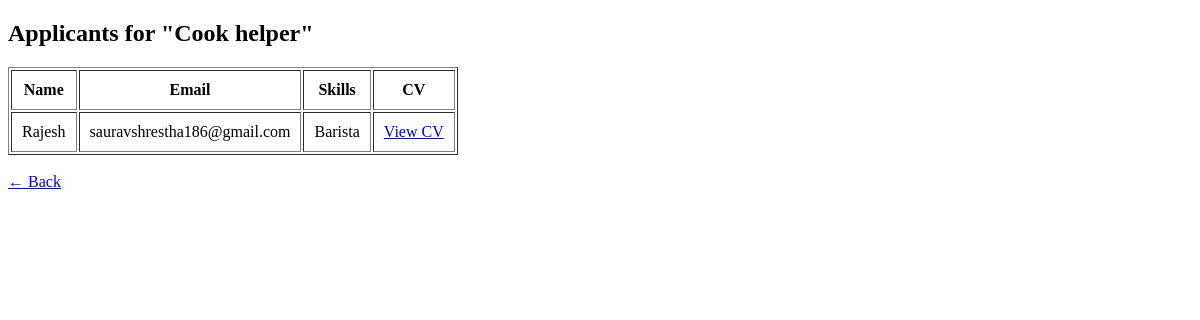
Before: /jobs/recruiter/job/22/applicants/ (signed in) with the older database file.
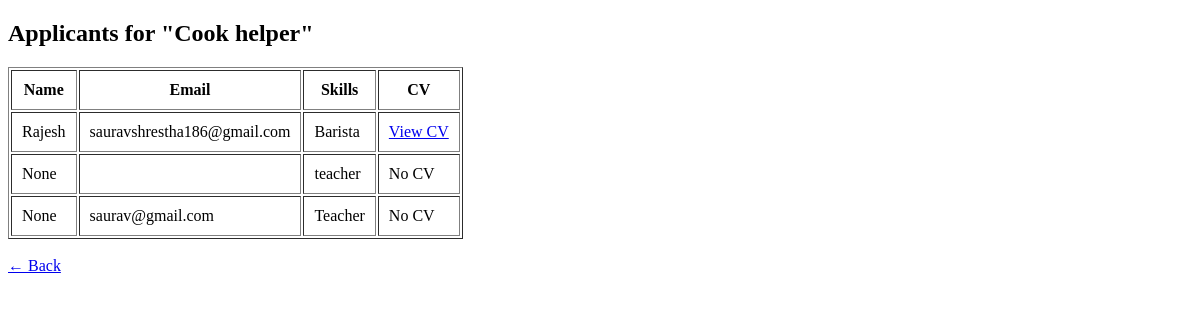
After: the same page with the newer database file.
### Job_Post/models.py (models this page shows, shortened)
class JobApplication(models.Model):
    STATUS_CHOICES = [
        ('PENDING', 'Pending'),
        ('HIRED', 'Hired'),
        ('REJECTED', 'Rejected'),
    ]
    job = models.ForeignKey(Job, on_delete=models.CASCADE, related_name='applications')
    applicant = models.ForeignKey('accounts.Profile', on_delete=models.CASCADE)
    applied_at = models.DateTimeField(auto_now_add=True)
    status = models.CharField(
        max_length=10,
        choices=STATUS_CHOICES,
        default='PENDING'
    )

### accounts/models.py (models this page shows, shortened)
class Profile(models.Model):
    ROLE_CHOICES = (
        ('APPLICANT', 'Applicant'),
        ('RECRUITER', 'Recruiter'),
    )
    user = models.OneToOneField(User, on_delete=models.CASCADE)
    role = models.CharField(max_length=20, choices=ROLE_CHOICES)
    profile_pic = models.ImageField(
        upload_to='profile_pics/',
        default='profile_pics/default_profile.png',
        blank=True,
        null=True
    )
    full_name = models.CharField(max_length=200, blank=True, null=True)
    age = models.IntegerField(blank=True, null=True)
    skills = models.TextField(blank=True, null=True)
    location = models.CharField(max_length=200, blank=True, null=True)
    contact_email = models.EmailField(blank=True, null=True)
    cv = models.FileField(upload_to='cv/', blank=True, null=True)
    description = models.TextField(blank=True, null=True)
    company_name = models.CharField(max_length=200, blank=True, null=True)
    owner_name = models.CharField(max_length=200, blank=True, null=True)
    company_location = models.CharField(max_length=200, blank=True, null=True)
    company_type = models.CharField(max_length=200, blank=True, null=True)
    phone = models.CharField(max_length=20, blank=True, null=True)
    company_email = models.EmailField(blank=True, null=True)
    founded_date = models.DateField(blank=True, null=True)

### Job_Post/views.py (the view)
# urls.py: path('recruiter/job/<int:pk>/applicants/', job_applicants, name='job_applicants'),
@login_required
def job_applicants(request, pk):
    job = get_object_or_404(Job, pk=pk, recruiter=request.user)
    applications = job.applications.all()  # thanks to related_name
    return render(request, 'Job_Post/job_applicants.html', {'job': job, 'applications': applications})

### accounts/context_processors.py (called while the page is built)
def notification_count(request):
    if request.user.is_authenticated:
        count = Notification.objects.filter(
            user=request.user,
            is_read=False
        ).count()
        return {'notification_count': count}
    return {}

### chat/context_processors.py (called while the page is built)
def unread_messages(request):
    if request.user.is_authenticated:
        unread_count = Message.objects.filter(
            chatroom__in=ChatRoom.objects.filter(
                Q(recruiter=request.user) | Q(applicant=request.user)
            ),
            is_read=False
        ).exclude(sender=request.user).count()
        return {'unread_count': unread_count}
    return {'unread_count': 0}

### templates/Job_Post/job_applicants.html (shortened to what this page needs)
{% load static %}
<!DOCTYPE html>
<html>
<head>
</head>
<body>
<h2>Applicants for "{{ job.title }}"</h2>
{% if applications %}
    <table border="1" cellpadding="10">
        <tr>
            <th>Name</th>
            <th>Email</th>
            <th>Skills</th>
            <th>CV</th>
        </tr>
        {% for app in applications %}
        <tr>
            <td>{{ app.applicant.full_name }}</td>
            <td>{{ app.applicant.contact_email }}</td>
            <td>{{ app.applicant.skills }}</td>
            <td>
                {% if app.applicant.cv %}
                    <a href="{{ app.applicant.cv.url }}" target="_blank">View CV</a>
                {% else %}
                    No CV
                {% endif %}
            </td>
        </tr>
        {% endfor %}
    </table>
{% else %}
    <p>No applicants yet.</p>
{% endif %}
<br>
<a href="{% url 'recruiter_dashboard' %}">← Back</a>
</body>
</html>

Changed rows visible on the page:
added JobApplication: applicant.full_name "None", applicant.skills "teacher", shows "No CV"
added JobApplication: applicant.full_name "None", applicant.contact_email "saurav@gmail.com", applicant.skills "Teacher", shows "No CV"
